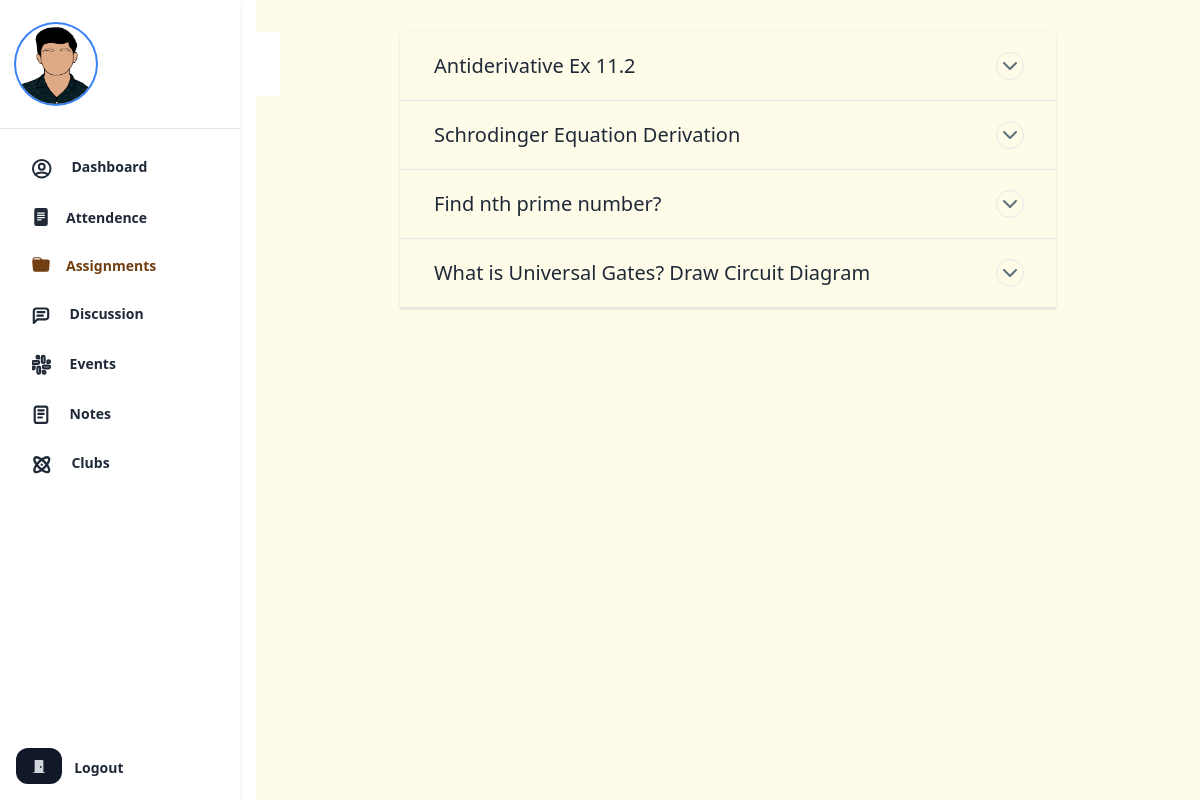
/assignments/ (signed in), run on the app's committed database.
### webapp/models/college.py (models this page shows, shortened)
class Assignment(models.Model):
    topic = models.CharField(max_length=100, db_index=True)
    semester = models.ForeignKey(Semester,
                                 on_delete=models.CASCADE,
                                 related_name="assignment",
                                 related_query_name="has_assignment")
    image = models.ImageField(
        upload_to=utils.upload_directory_path, null=True, blank=True)
    description = models.TextField(null=True)
    upload = models.FileField(
        upload_to=utils.upload_directory_path, null=True, blank=True)
    teacher = models.ForeignKey(
        USER, on_delete=models.CASCADE, related_name="+", related_query_name="+", validators=[validators.validate_teacher, ])
    objects = AssignmentManager()
    due_date = models.DateField(db_index=True)
    assigned_at = models.DateField(default=timezone.now, editable=False)
    class Meta:
        ordering = ("due_date",)
        constraints = [
            models.UniqueConstraint(
                "topic", "semester", "teacher", name="unique_semester_topic_teacher"),
        ]

### webapp/views.py (the view)
# urls.py: path("assignments/",views.AssignmentView.as_view(), name="assignment"),
class AssignmentView(LoginRequiredMixin, list.ListView):
    model = Assignment
    template_name = "webapp/assignment.html"
    context_object_name = "assignments"
    def get_queryset(self):
        return super().get_queryset().filter(semester=self.request.user.semester)

### webapp/models/essentials.py (called while the page is built)
    def get_queryset(self):
        return AssignmentQuerySet(self.model)

### webapp/templatetags/extras.py (called while the page is built)
@register.filter
def assgmentStatus(student,assignment):
    sub = Submission.objects.filter(assignment=assignment,student=student).first()
    if sub:
        return sub.get_status_display()
    return "Not Submitted"

### webapp/templates/webapp/assignment.html (shortened to what this page needs)
{% extends 'webapp/_base.html' %}
{% load extras %}
{% block content %}
<div class="flex h-screen antialiased text-gray-800">
    <div class="flex flex-row h-full w-full overflow-x-hidden">
      <div class="flex flex-col py-8 pl-6 pr-2 w-64 bg-white flex-shrink-0">
        {% include "webapp/_sidebar.html" with current="assign" %}
      </div>
      <main class="w-3/5 p-8 mx-auto">
        <section class="shadow row">
          <div class="tabs">
            {% for assignment in assignments %}
            <div class="border-b tab">
              <div class="border-l-2 border-transparent relative">
                <header
                  class="flex justify-between items-center p-5 pl-8 pr-8 cursor-pointer select-none tab-label"
                  for="chck1"
                >
                  <span class="text-grey-darkest font-thin text-xl">
                   {{assignment.topic}}
                  </span>
                  <div
                    class="rounded-full border border-grey w-7 h-7 flex items-center justify-center test"
                  >
                    <svg
                      aria-hidden="true"
                      class=""
                      data-reactid="266"
                      fill="none"
                      height="24"
                      stroke="#606F7B"
                      stroke-linecap="round"
                      stroke-linejoin="round"
                      stroke-width="2"
                      viewbox="0 0 24 24"
                      width="24"
                      xmlns="http://www.w3.org/2000/svg"
                    >
                      <polyline points="6 9 12 15 18 9"></polyline>
                    </svg>
                  </div>
                </header>
              </div>
            </div>
            {% endfor %}
          </div>
        </section>
      </main>
{% endblock content %}

### webapp/templates/webapp/assignment.html (style rules this page uses)
.tab { overflow: hidden; }

### data on the page
Assignment: topic "Antiderivative Ex 11.2"
Assignment: topic "Schrodinger Equation Derivation"
Assignment: topic "Find nth prime number?"
Assignment: topic "What is Universal Gates? Draw Circuit Diagram"
